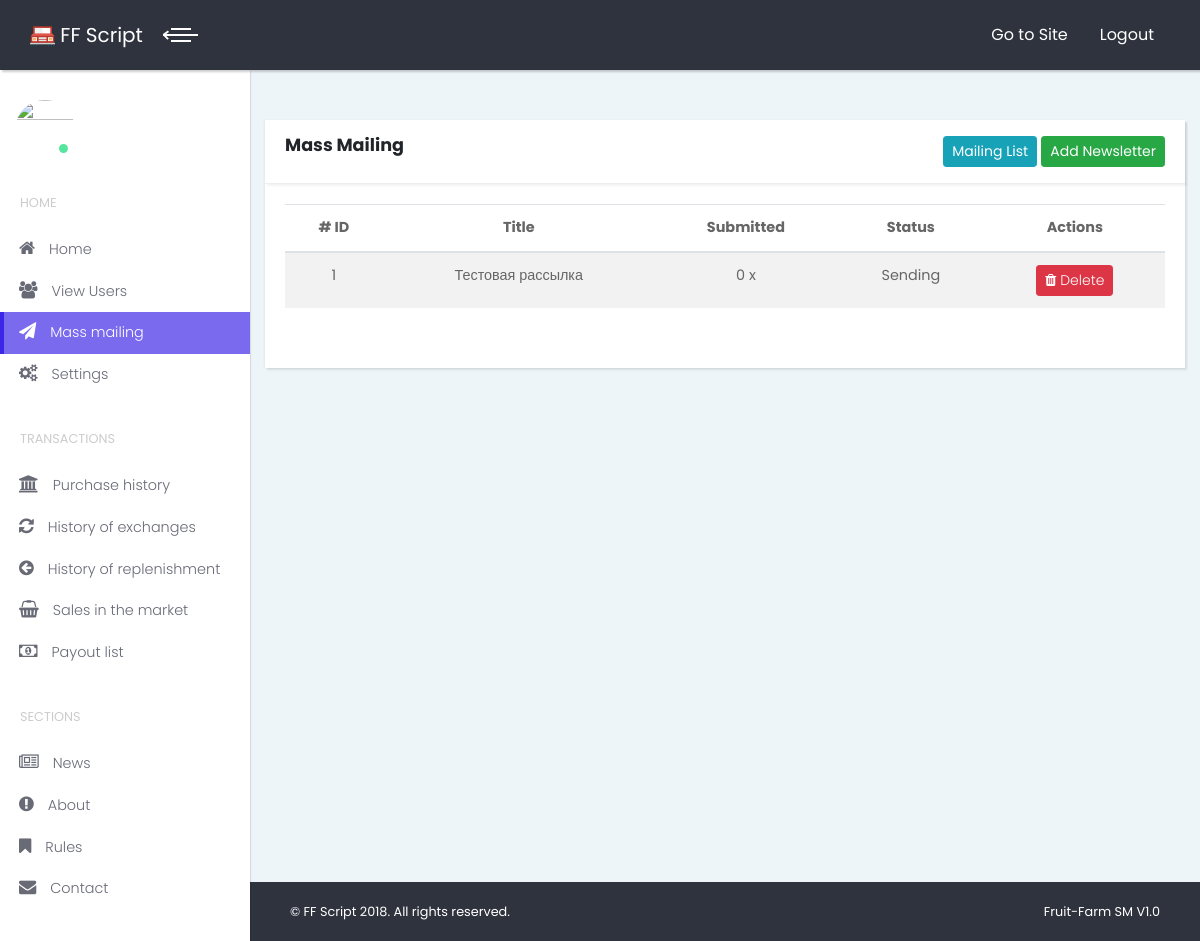
/admin/sender (signed in), run on the app's committed database.
### tables this page shows
CREATE TABLE IF NOT EXISTS `db_sender` (
  `id` int(11) NOT NULL AUTO_INCREMENT,
  `name` varchar(255) NOT NULL,
  `mess` text NOT NULL,
  `page` int(5) NOT NULL DEFAULT '0',
  `sended` int(7) NOT NULL DEFAULT '0',
  `status` int(1) NOT NULL DEFAULT '0',
  `date_add` int(11) NOT NULL DEFAULT '0',
  PRIMARY KEY (`id`)
);

### classes/_class.db.php (called while the page is built, shortened)
<?PHP
class Db
{
    private $con = false;
    private $MaxExTime = 0;
    private $LastQuery = false;
    public function query($query, $FreeMemory = false, $write_last = true)
    {
        $TimeA = $this->get_time();
        $xxt_res = mysqli_query($this->con, $query) or $this->GetError(mysqli_error($this->con));
        if($write_last) { $this->LastQuery = $xxt_res;
        }
        $TimeB = $this->get_time() - $TimeA;
        if($TimeB > $this->MaxExTime) {$this->HardQuery = $query; $this->MaxExTime = $TimeB;
        }
        if(!$FreeMemory) {
            return $this->LastQuery;
        }else { return $this->FreeMemory();
        }
    }
    private function Connect($host, $user, $pass, $base)
    {
        $this->con =  @mysqli_connect($host, $user, $pass, $base) or $this->GetError(mysqli_connect_error());
    }
    private function get_time()
    {
        list($seconds, $microSeconds) = explode(' ', microtime());
        return ((float) $seconds + (float) $microSeconds);
    }
    function NumRows()
    {
        return mysqli_num_rows($this->LastQuery);
    }
    function FetchArray()
    {
        return mysqli_fetch_array($this->LastQuery);
    }
}
?>

### admin/pages/_sender.php (the view, shortened to what this page needs)
<section class="no-padding-bottom">
    <div class="col-lg-12">
        <div class="card">
            <div class="card-header clearfix">
                <h4 class="pull-left"><?php echo $lang['sendermail']['title']; ?></h4>
                <div class="pull-right">
                    <a href="<?php echo $func->urlAdmin('sender');?>" class="btn btn-info btn-sm"><?php echo $lang['sendermail']['list'];?></a>
                    <a href="<?php echo $func->urlAdmin('sender/add');?>" class="btn btn-success btn-sm"><?php echo $lang['sendermail']['add'];?></a>
                </div>
            </div>
            <div class="card-body">
                <?PHP
                $db->Query("SELECT * FROM db_sender ORDER BY id DESC");
                if($db->NumRows() > 0){
                ?>
                <table class="table table-striped">
                  <thead class="text-center">
                    <th># ID</th>
                    <th><?php echo $lang['common']['title']; ?></th>
                    <th><?php echo $lang['sendermail']['sended']; ?></th>
                    <th><?php echo $lang['common']['status']; ?></th>
                    <th><?php echo $lang['common']['actions']; ?></th>
                  </thead>
                <?PHP
                while($data = $db->FetchArray()){
                ?>
                    <tr>
                    <td align="center"><?=$data["id"]; ?></td>
                    <td align="center"><?=$data["name"]; ?></td>
                    <td align="center"><?=$data["sended"]; ?> x</td>
                    <td align="center"><?=$data["status"] == 0 ? $lang['sendermail']['status_send'] : $lang['sendermail']['status_ok']; ?></td>
                    <td align="center">
                        <form action="" method="post">
                            <button type="submit" class="btn btn-sm btn-danger"><i class="fa fa-trash"></i> <?php echo $lang['btn']['delete']; ?></button>
                        </form>
                    </td>
                    </tr>
                <?PHP
                }
                ?>
                </table>
                <BR />
                <?PHP
                }else echo "<div class='alert alert-danger'>{$lang['error_messages']['noresults']}</div>";
                ?>
            </div>
        </div>
    </div>
</section>

### css/style.default.css (style rules this page uses)
body { overflow-x: hidden; }
a, i, span { display: inline-block; text-decoration: none; -webkit-transition: all 0.3s; transition: all 0.3s; }
section { padding: 50px 0; }
table { font-size: 0.9em; color: #666; }
button, input { outline: none !important; }
.card { margin-bottom: 30px; -webkit-box-shadow: 2px 2px 2px rgba(0, 0, 0, 0.1), -1px 0 2px rgba(0, 0, 0, 0.05); box-shadow: 2px 2px 2px rgba(0, 0, 0, 0.1), -1px 0 2px rgba(0, 0, 0, 0.05); }
.card-header { -webkit-box-shadow: 2px 2px 2px rgba(0, 0, 0, 0.05); box-shadow: 2px 2px 2px rgba(0, 0, 0, 0.05); }
.card-header h1, .card-header h2, .card-header h3, .card-header h4, .card-header h5, .card-header h6 { margin-bottom: 0; }
.no-padding-bottom { padding-bottom: 0 !important; }
button, input[type='submit'] { cursor: pointer; font-family: inherit; font-weight: 300 !important; }
.btn { font-weight: 400; border: 1px solid transparent; padding: 0.375rem 0.75rem; font-size: 1rem; line-height: 1.5; border-radius: 0.25rem; -webkit-transition: background-color 0.15s ease-in-out, border-color 0.15s ease-in-out, -webkit-box-shadow 0.15s ease-in-out; transition: background-color 0.15s ease-in-out, border-color 0.15s ease-in-out, -webkit-box-shadow 0.15s ease-in-out; transition: background-color 0.15s ease-in-out, border-color 0.15s ease-in-out, box-shadow 0.15s ease-in-out; transition: background-color 0.15s ease-in-out, border-color 0.15s ease-in-out, box-shadow 0.15s ease-in-out, -webkit-box-shadow 0.15s ease-in-out; }
.btn-success { color: color-yiq(#28a745); background-color: #28a745; border-color: #28a745; }
.btn-info { color: color-yiq(#17a2b8); background-color: #17a2b8; border-color: #17a2b8; }
.btn-danger { color: color-yiq(#dc3545); background-color: #dc3545; border-color: #dc3545; }
.btn-sm { padding: 0.25rem 0.5rem; font-size: 0.875rem; line-height: 1.5; border-radius: 0.2rem; }
body { font-family: "Poppins", sans-serif; font-size: 1rem; font-weight: 400; line-height: 1.5; color: #212529; background-color: #fff; }
a { color: #796AEE; text-decoration: none; }
h1, h2, h3, h4, h5, h6, .h1, .h2, .h3, .h4, .h5, .h6 { margin-bottom: 0.5rem; font-family: inherit; font-weight: 700; line-height: 1.1; color: inherit; }
h4, .h4 { font-size: 1.1rem; }
.card { background-color: #fff; border: 0 solid #eee; border-radius: 0; }
.card-body { padding: 1.25rem; }
.card-header { padding: 1rem 1.25rem; background-color: #fff; border-bottom: 1px solid #eee; }
.card-header:first-child { border-radius: 0 0 0 0; }

### data on the page
db_sender: id "1", name "Тестовая рассылка", sended "0"

### other printed values
$config->settings['sitename'] "FF Script"
$lang['menu_top']['site'] "Go to Site"
$lang['menu_top']['exit'] "Logout"
$lang['menu_left']['_home'] "HOME"
$lang['menu_left']['_transactions'] "TRANSACTIONS"
$lang['menu_left']['_sections'] "SECTIONS"
$lang['sendermail']['title'] "Mass Mailing"
$lang['sendermail']['list'] "Mailing List"
$lang['sendermail']['add'] "Add Newsletter"
$lang['common']['title'] "Title"
$lang['sendermail']['sended'] "Submitted"
$lang['common']['status'] "Status"
$lang['common']['actions'] "Actions"
$lang['common']['copyright'] "All rights reserved."
$config->scriptName "Fruit-Farm SM V1.0"
